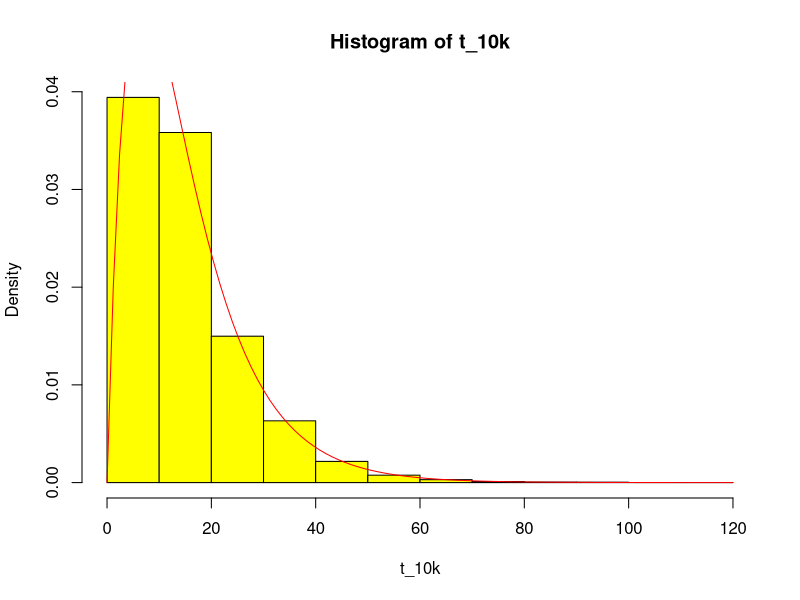
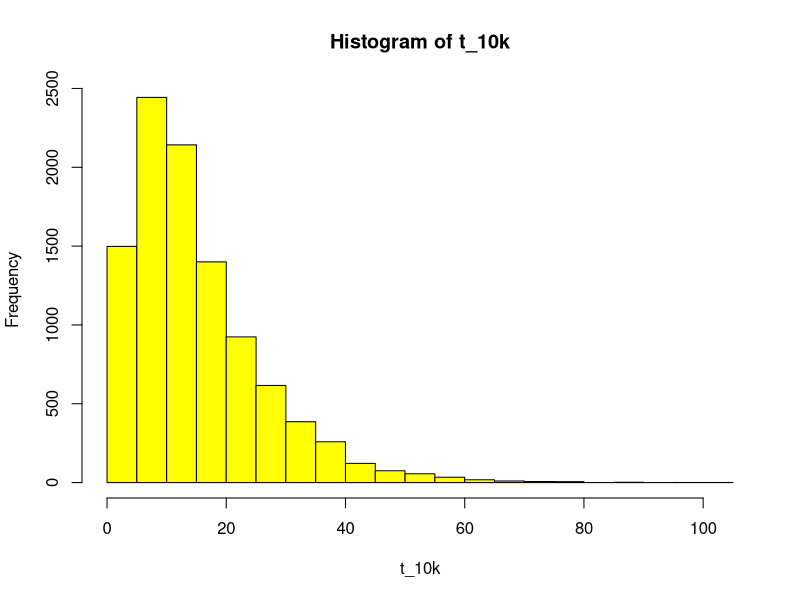
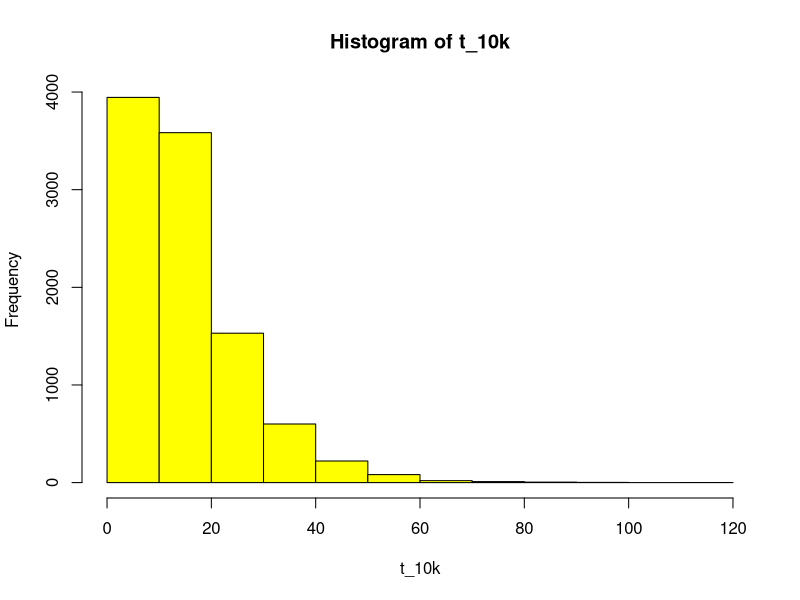
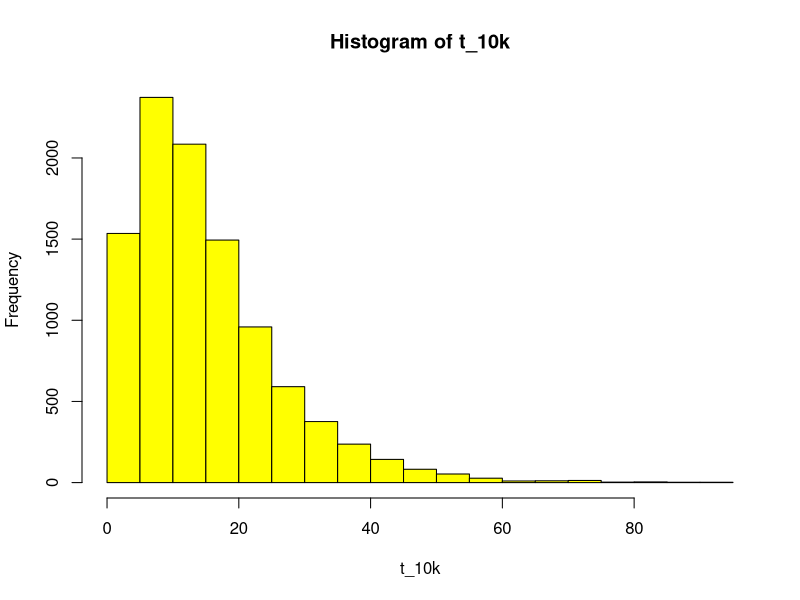
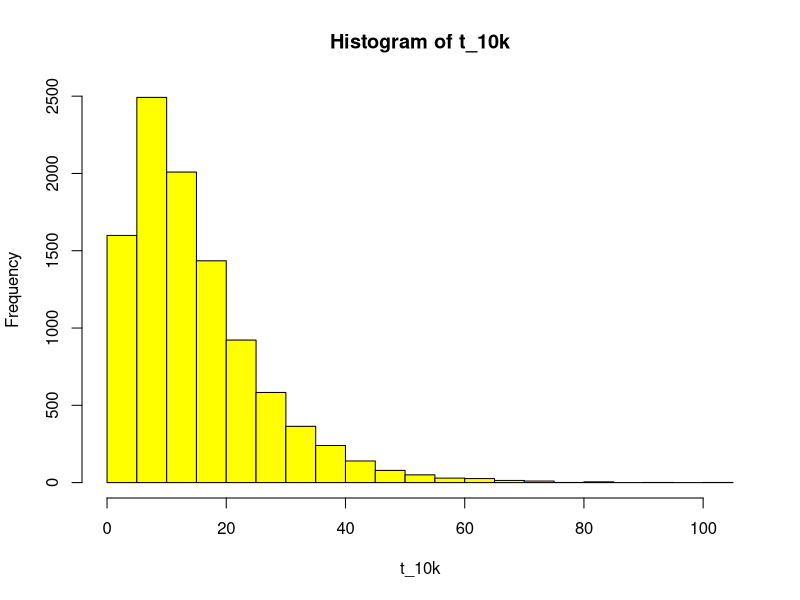

R code for these plots, in order:
#1. b)i) Creating a function to compute the #probability that the lifetime of a 
#satellite exceeds 15 years


calc_lifetime <- function(t) {
  return(0.2*exp(-0.1*t)-0.2*exp(-0.2*t))
}
#when t = 30
calc_lifetime(30)


#b)ii)repeating the steps 10,000 times by simulating 10,000 draws
#from the distribution of T
#using replicate function
t_10k = replicate(10000,max(rexp(n=1, rate =0.1),rexp(n=1, rate =0.1)))
t_10k

#b)iii) Plotting a histogram to superimpose the density function mentioned above 
#using hist (without curve)
hist(t_10k, col="yellow",prob=TRUE)

#superimposing it with a 'curve'
curve(calc_lifetime, col='red',add=TRUE)

#b)iv) estimating the expected value(mean)
mean(t_10k)

#b)v)estimating the probability that the satellite lasts more than 15 years.
1-pexp(15, rate=1/mean(t_10k))

#b)vi) estimating the probability 4 more times
#TEST 1
t_10k = replicate(10000,max(rexp(n=1,rate=0.1),rexp(n=1,rate=0.1)))
hist(t_10k,col="yellow")
1-pexp(15,rate=1/mean(t_10k))
mean(t_10k)

#TEST 2
t_10k = replicate(10000,max(rexp(n=1,rate=0.1),rexp(n=1,rate=0.1)))
hist(t_10k,col="yellow")
1-pexp(15,rate=1/mean(t_10k))
mean(t_10k)

#TEST 3
t_10k = replicate(10000,max(rexp(n=1,rate=0.1),rexp(n=1,rate=0.1)))
hist(t_10k,col="yellow")
1-pexp(15,rate=1/mean(t_10k))
mean(t_10k)

#TEST 4
t_10k = replicate(10000,max(rexp(n=1,rate=0.1),rexp(n=1,rate=0.1)))
hist(t_10k,col="yellow")
1-pexp(15,rate=1/mean(t_10k))
mean(t_10k)



